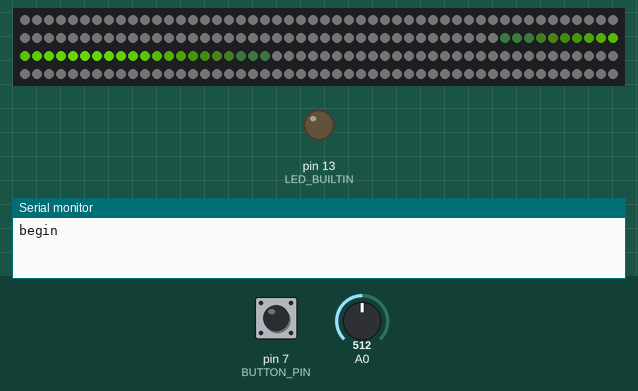
The sketch below on a simulated Arduino Uno, built with avr-gcc and run on an emulated ATmega328P. Parts: 200 RGB LEDs in strip order, left to right, continuing on the next row, output pins drawn as LEDs (lit = HIGH), the last lines printed to the serial monitor. Inputs (shaded band) come from the test bench; at power-on: pin 7 (BUTTON_PIN) LOW, A0 = 512. Dim RGB values are drawn brighter than linear; random numbers use the default seed unless the sketch sets one.

Above: at 1.5 s.
1.6 s: pin 7 (BUTTON_PIN) pulled HIGH for 1 s
At 3.15 s:
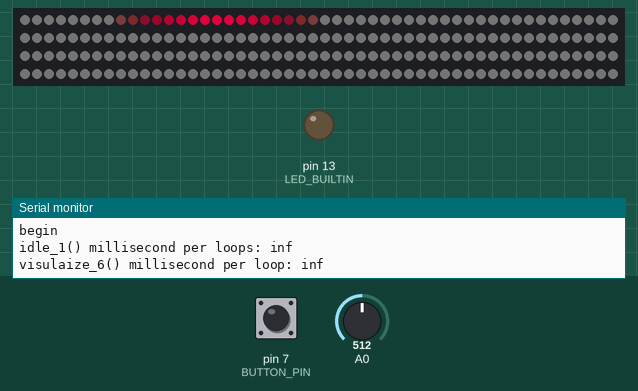
3.2 s: pin 7 (BUTTON_PIN) pulled HIGH for 0.15 s
6.3 s: pin 7 (BUTTON_PIN) pulled HIGH for 0.15 s
At 7.4 s:
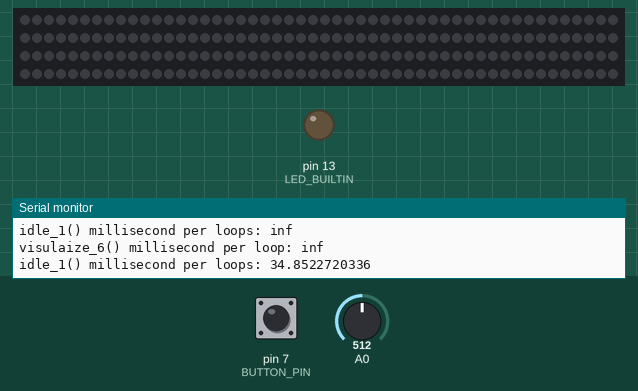
8.0 s: A0 set to 716
At 9.1 s:
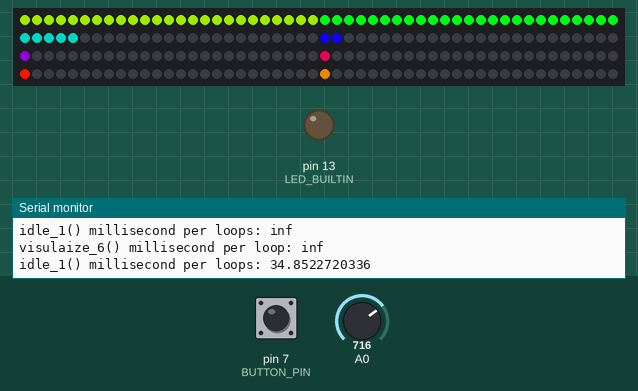
9.5 s: pin 7 (BUTTON_PIN) pulled HIGH for 3.2 s
At 13.1 s:
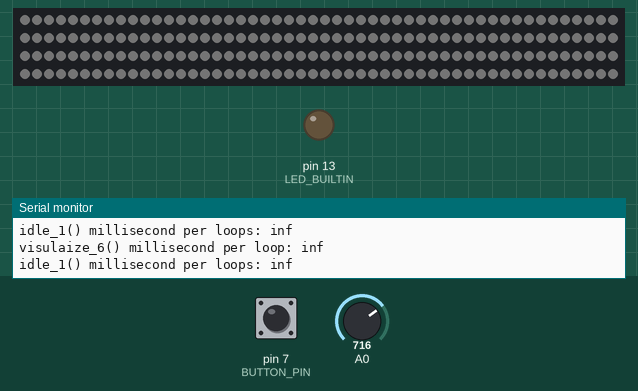
13.3 s: A0 set to 630
15.0 s: A0 set to 606
At 17.7 s:
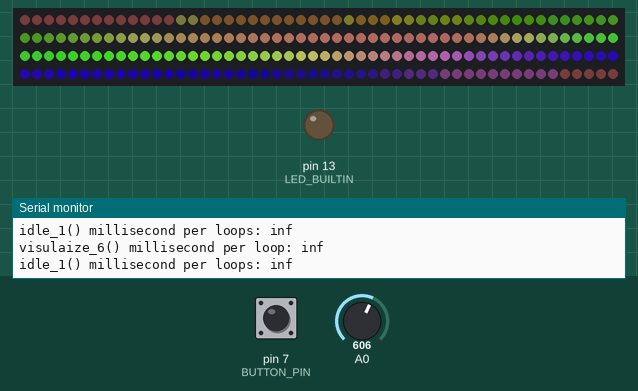
Timing chart, 0 to 17.9 s (numbered marks = the images above; inputs shaded):
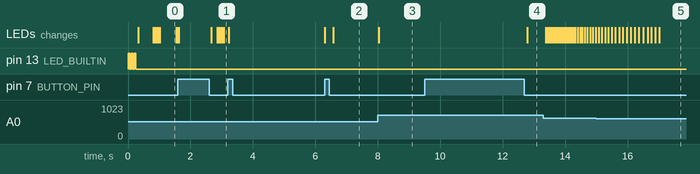

The sketch:

main.ino
```cpp
#include "arduinoFFT.h"
#include "FastLED.h"
//#inlcude "waves.h"
#include <SPI.h>
//#include <cmath>


#define BUTTON_PIN 7
bool buttonState;
//variables for LEDs
#define NUM_LEDS 200
#define DATA_PIN 6

CRGB leds[NUM_LEDS];

int normCoef = 1;
int maxH = 50;

//variables for FFT
#define SAMPLES 16             //Must be a power of 2
#define SAMPLING_FREQUENCY 2000 //Hz, must be less than 10000 due to ADC

arduinoFFT FFT = arduinoFFT();

unsigned int sampling_period_us;
unsigned long microseconds;

double vReal[SAMPLES];
double vImag[SAMPLES];

//functions
void runFFT();
void visualize();
double avg(double* nums, int start, int last);
double findMax(double* nums, int start, int last);
bool hasChanged();

struct Wave{
  int center;
  int radius;
  int amplitude;
  uint8_t hue;
  uint8_t saturation;
  uint8_t brightness;
};

void setup() {
  Serial.begin(115200);
  pinMode(LED_BUILTIN, OUTPUT);
  pinMode(BUTTON_PIN,INPUT);
  ADCSRA = 0b11100101;      // set ADC to free running mode and set pre-scalar to 32 (0xe5)
  ADMUX = 0b00000000;       // use pin A0 and external voltage reference

  FastLED.addLeds<NEOPIXEL, DATA_PIN>(leds, NUM_LEDS);
//  FastLED.setBrightness(100);

  sampling_period_us = round(1000000*(1.0/SAMPLING_FREQUENCY));

  for(int i=0; i<3;i++){
    digitalWrite(LED_BUILTIN, HIGH);
    delay(50);
    digitalWrite(LED_BUILTIN, LOW);
    delay(50);
  }
  Serial.println("begin");
}

void loop() {
//  test();
  random_bumps();
  idle_1();
//  visualize_1();
//  visualize_2();
  visualize_3();
//  visualize_4();
//  visualize_5();
  visualize_6();

}

void test(){
  unsigned long start = millis();
  unsigned long counter=0;
  while(!pressed()){
    approxSin(counter++);
  }
  unsigned long endTime = millis();
  double milsPerLoop = (endTime-start)/double(counter);
  Serial.print("test() milliseconds per ");
  Serial.print(counter);
  Serial.print(" loops: ");
  Serial.println(milsPerLoop,10);
}

void runFFT(){

  // ++ Sampling
  for(int i=0; i<SAMPLES; i++){
    microseconds = micros();

    while(!(ADCSRA & 0x10));        // wait for ADC to complete current conversion ie ADIF bit set
    ADCSRA = 0b11110101 ;               // clear ADIF bit so that ADC can do next operation (0xf5)
    int value = ADC - 512 ;                 // Read from ADC and subtract DC offset caused value
    vReal[i]= value/8;                      // Copy to bins after compressing
    vImag[i] = 0;

    while(micros() < (microseconds + sampling_period_us));
  }
   // -- Sampling

    /*FFT*/
  FFT.Windowing(vReal, SAMPLES, FFT_WIN_TYP_HAMMING, FFT_FORWARD);
  FFT.Compute(vReal, vImag, SAMPLES, FFT_FORWARD);
  FFT.ComplexToMagnitude(vReal, vImag, SAMPLES);
//  for(int i=0; i<SAMPLES/2; i++){
//    vReal[i] = constrain(vReal[i],0,100);            // set max & min values for buckets
//    vReal[i] = map(vReal[i], 0, 100, 0, maxH);
//  }
}

//Profile for controlling the LED strip.
//Reacts to audio input.
void visualize_1(){
  unsigned long start = millis();
  int counter=0;

  double absoluteMax = 0;
  int bassMax=1;
  int bassTemp;
  uint8_t whiteOut = 1; //if the bass maxes out, the background will be "whited out" and will decay
  uint8_t hue=0;

  while(!pressed()){
    bassMax-=2;//decrement the bass max (causes a decay effect)
    hue++;    //cycles through all the colors
    counter++;
    if(whiteOut>10) whiteOut-=10;//decrement the "whiteOut" effect only (if condition is there so it doesn't loop infinitely)

    runFFT();
    FastLED.clear();

    //bass visualization
    bassTemp = findMax(vReal,0,SAMPLES/8); //largest number in the first quarter of vReal[]
//    bassTemp = vReal[1];//initial value to determine how many leds to light up in relation to the bass
    if(bassTemp>NUM_LEDS/4){
      bassTemp = NUM_LEDS/4;
      whiteOut = 255;
    }

    if(absoluteMax<bassTemp) absoluteMax = bassTemp;
    bassTemp = map(bassTemp,0,absoluteMax*1.1,0,NUM_LEDS/2);
    if(bassTemp>bassMax) bassMax = bassTemp;

    //white out background
    for(int i=0; i<NUM_LEDS && whiteOut>0; i++){
      leds[i] = CHSV(0,0,whiteOut);
    }

    //set color values
    for(int i=0; i<bassMax && bassMax<NUM_LEDS/2; i++){
      if(bassMax<NUM_LEDS/8*3){
        leds[i] = CHSV(hue,255,255);
        leds[NUM_LEDS-1-i] = CHSV(hue,255,255);
      }else{
        leds[i] = CHSV(hue,(-255*4/NUM_LEDS)*((bassMax)-(NUM_LEDS/2)),255);
        leds[NUM_LEDS-1-i] = CHSV(hue,(-255*4/NUM_LEDS)*((bassMax)-(NUM_LEDS/2)),255);
      }
    }
    FastLED.show();
  }
  //for testing speed
  unsigned long endTime = millis();
  double milsPerLoop = (endTime-start)/double(counter);
  Serial.print("visulaize_1() millisecond per loops: ");
  Serial.println(milsPerLoop,10);
}

//similar to visualize_1() except a treble visualization is added
void visualize_2(){
  unsigned long start = millis();
  int counter=0;

  int bassMax=1,trebMax=1;
  int bassTemp,trebTemp;
  uint8_t whiteOut = 1; //if the bass maxes out, the background will be "whited out" and will decay
  uint8_t hue=0;

  while(!pressed()){
    bassMax--;
    trebMax--;
    counter++;
    hue++;
    if(whiteOut>10) whiteOut-=10;

    runFFT();

    FastLED.clear();

    //bass visualization
//    bassTemp = findMax(vReal,0,SAMPLES/8); //largest number in the first quarter of vReal[]
    bassTemp = int(vReal[0]);
    if(bassTemp>NUM_LEDS/4){
      bassTemp = NUM_LEDS/4;
      whiteOut = 255;
    }
    if(bassTemp>bassMax) bassMax = bassTemp;

    //white out background
    for(int i=0; i<NUM_LEDS && whiteOut>0; i++){
      leds[i] = CHSV(0,0,whiteOut);
    }

    for(int i=0; i<bassMax*normCoef*2 && bassMax*normCoef*2<NUM_LEDS/2; i++){
      if(bassMax*normCoef*2<NUM_LEDS/8*3){
        leds[i] = CHSV(hue,255,255);
        leds[NUM_LEDS-1-i] = CHSV(hue,255,255);
      }else{
        leds[i] = CHSV(hue,(-255*4/NUM_LEDS)*((bassMax*normCoef*2)-(NUM_LEDS/2)),255);
        leds[NUM_LEDS-1-i] = CHSV(hue,(-255*4/NUM_LEDS)*((bassMax*normCoef*2)-(NUM_LEDS/2)),255);
      }
    }


        //treble visualization
        trebTemp = avg(vReal,SAMPLES/4-1,SAMPLES/4);
//        trebTemp = vReal[SAMPLES/8-1];
        if(trebTemp>NUM_LEDS/4) trebTemp = NUM_LEDS/4;
        if(trebTemp>trebMax) trebMax = trebTemp;

        for(int i=0; i<trebMax*normCoef && trebMax*normCoef<NUM_LEDS/2; i++){
          leds[NUM_LEDS/2+i] = CHSV(hue-120,255,255);
          leds[NUM_LEDS/2-i] = CHSV(hue-120,255,255);
        }

    //for(int i=0;i<NUM_LEDS; i++)leds[i] = CHSV(hue,255,255);
    FastLED.show();
  }
  //for testing speed
  unsigned long endTime = millis();
  double milsPerLoop = (endTime-start)/double(counter);
  Serial.print("visulaize_2() millisecond per loops: ");
  Serial.println(milsPerLoop,10);
}

//breaks up the LED strip into as many sections as there are frequency buckets
void visualize_3(){
  uint8_t hue = random8();
  while(!pressed()){
    FastLED.clear();
    runFFT();
    for(int i=0; i<SAMPLES/2; i++){
      for(int k=i*NUM_LEDS/(SAMPLES/2); k<i*NUM_LEDS/(SAMPLES/2)+vReal[i] && k<(i+1)*NUM_LEDS/(SAMPLES/2); k++){
        leds[k] = CHSV(hue+i*255/(SAMPLES/2),255,255);
      }
    }
    FastLED.show();
  }
}

//shows the first quarter frequency buckets in the same fashion as visualize_3()
void visualize_4(){
  uint8_t hue = random8();
  while(!pressed()){
    FastLED.clear();
    runFFT();
    for(int i=0; i<SAMPLES/8; i++){
      for(int k=i*NUM_LEDS/(SAMPLES/8); k<i*NUM_LEDS/(SAMPLES/8)+vReal[i] && k<(i+1)*NUM_LEDS/(SAMPLES/8); k++){
        leds[k] = CHSV(hue+i*255/(SAMPLES/8),255,255);
      }
    }
    FastLED.show();
  }
}

void visualize_5(){
  int len = 25;
  int bassDelay = 175;//time in milliseconds between creation of bass waves
  unsigned long lastBass=millis();
  double bassValue, bassAbsoluteMax=0;
  struct Wave bassWaves[len];
//  struct Wave midWaves[len];
//  struct Wave highWaves[len];
  int bassStart= 0, bassEnd= 0;
//  int midStart = 0, midEnd = 0;
//  int highStart= 0, highEnd= 0;
  //newWave(bassWaves,bassEnd++%len);
  while(!pressed()){
    runFFT();

    bassValue = findMax(vReal,0,SAMPLES/8); //largest number in the first quarter of vReal[]
    if(bassValue>bassAbsoluteMax) bassAbsoluteMax=bassValue;
    if(bassValue>bassAbsoluteMax*0.7 && bassDelay<millis()-lastBass){
      newWave(bassWaves,bassEnd++%len,0,10,random8(),255,255);
      lastBass = millis();
    }
    int count = bassStart%len;
    FastLED.clear();
    for(int count=bassStart%len; count%len!=bassEnd%len; count= ++count%len){

      struct Wave* thisWave = &bassWaves[count];

      for(int i=thisWave->center-thisWave->radius; i<thisWave->center+thisWave->radius; i++){

        if(i>-1 && i<NUM_LEDS+1){
//          Serial.print(127.5*(approxCos(3.14*(double(i)-thisWave->center)/thisWave->radius)+1));
//          Serial.print(" ");
          leds[i] = CHSV(thisWave->hue,thisWave->saturation, thisWave->brightness/2*(approxCos(3.14*(double(i)-thisWave->center)/thisWave->radius)+1));
        }
      }
      thisWave->center++;
      //thisWave->brightness = -255/(thisWave->radius+NUM_LEDS)*thisWave->center+255;
      if(thisWave->center-thisWave->radius > NUM_LEDS) bassStart = ++bassStart%len;
//      Serial.println();

    }
    FastLED.show();
  }
}

void visualize_6(){
  int len = 10; //size of arrays
  int bassDelay = 250;//time in milliseconds between creation of bass waves
  unsigned long lastBass=millis();
  unsigned long resetTime = millis();
  double bassValue, bassAbsoluteMax=0;
  struct Wave bassWaves[len];


//  struct Wave midWaves[len];
//  struct Wave highWaves[len];
  int bassStart= 0, bassEnd= 0;
//  int midStart = 0, midEnd = 0;
//  int highStart= 0, highEnd= 0;
  //newWave(bassWaves,bassEnd++%len);
  for(int i=0; i<len; i++) newWave(bassWaves,i,-100,0,0,0,0); //assigns a value to each wave in the array
  unsigned long counter=0;
  unsigned long startTime = millis();                                                              //to get rid of trash values
  while(!pressed()){
    runFFT();
    if(millis()-resetTime>10000){//resets the bass absolute max after 2 minutes
      resetTime=millis();
      bassAbsoluteMax /= 2;
    }
    bassValue = findMax(vReal,0,1); //largest number in the first quarter of vReal[]
//    bassValue = vReal[0];
    if(bassValue>bassAbsoluteMax) bassAbsoluteMax=bassValue;
    if(bassValue>bassAbsoluteMax*0.5 && bassDelay<millis()-lastBass){
      newWave(bassWaves,bassEnd%len,int(random(NUM_LEDS)),0,random8(),255,255);
      if(bassEnd++==bassStart-1) bassStart=++bassStart%len;
      lastBass = millis();
//      Serial.print(bassEnd);
//      Serial.print(" ");
    }
    int count = bassStart%len;
    FastLED.clear();
    for(int i=0; i<NUM_LEDS; i++) leds[i] = CHSV(0,0,1);      //creates a white background
    for(int count=bassStart%len; count%len!=bassEnd%len; count= ++count%len){

      struct Wave* thisWave = &bassWaves[count];
      int center = thisWave->center;
      int radius = thisWave->radius;
      double piDivRadius = 3.1415/thisWave->radius;
      double centerxPiDivRadius = thisWave->center*piDivRadius;
      double brightnessDiv2 = thisWave->brightness/2;
      for(int i=thisWave->center-thisWave->radius; i<thisWave->center+thisWave->radius; i++){

        if(i>-1 && i<NUM_LEDS+1){
//          Serial.print(127.5*(approxCos(3.14*(double(i)-thisWave->center)/thisWave->radius)+1));
//          Serial.print(" ");
//          leds[i] += CHSV(thisWave->hue,255, thisWave->brightness/2*(approxCos(3.14*(double(i)-thisWave->center)/thisWave->radius)+1));
          leds[i] += CHSV(thisWave->hue,255, brightnessDiv2*(approxCos(piDivRadius*i-centerxPiDivRadius))+brightnessDiv2);
        }
      }
      thisWave->radius+=2;
      thisWave->brightness-=5;
      //thisWave->brightness = -255/(thisWave->radius+NUM_LEDS)*thisWave->center+255;
      if(thisWave->brightness<1) bassStart = ++bassStart%len;
//      Serial.println();

    }
    counter++;
    FastLED.show();
  }
    //for testing speed
  unsigned long endTime = millis();
  double milsPerLoop = (endTime-startTime)/double(counter);
  Serial.print("visulaize_6() millisecond per loop: ");
  Serial.println(milsPerLoop,10);
}

void random_bumps(){
  int arrayStart= 0, arrayEnd= 0;                 //used to keep track of start and end points of array.
                                                  //New waves will be added at arrayEnd%10;
  const int len = 10;                             //size of arrays
  const int maxCyclesPerSecond = 30;
  double minTimePerLoop = 1000/maxCyclesPerSecond;//minimum time per cycle ("frames per second")
  unsigned long loopStartTime;                    //Used to keep tracl of how long a loop has lasted
  unsigned long nextWave =0;                      //will be assigned a random value. Time until next wave is created
  unsigned long lastWave = millis();

  struct Wave bassWaves[len];                     //array that stores all the waves

  for(int i=0; i<len; i++) newWave(bassWaves,i,-100,0,0,0,0); //assigns a value to each wave in the array
                                                              //to get rid of trash values
  while(!pressed()){
    loopStartTime = millis();
    if(millis()-lastWave>nextWave){     //resets the bass absolute max after 2 minutes
      newWave(bassWaves,arrayEnd++%len,int(map(random8(),0,255,0,NUM_LEDS)),0,random8(),255,255);
      lastWave=millis();
      nextWave=random(500,1500);
    }

    int count = arrayStart%len;
    FastLED.clear();
    for(int i=0; i<NUM_LEDS; i++) leds[i] = CHSV(0,0,1);      //creates a white background

    for(int count=arrayStart%len; count%len!=arrayEnd%len; count= ++count%len){
      struct Wave* thisWave = &bassWaves[count];

      for(int i=thisWave->center-thisWave->radius; i<thisWave->center+thisWave->radius; i++){
        if(i>-1 && i<NUM_LEDS+1){
          leds[i] += CHSV(thisWave->hue,thisWave->saturation, thisWave->brightness/2*(approxCos(3.14*(double(i)-thisWave->center)/thisWave->radius)+1));
        }
      }
      thisWave->radius++;
      thisWave->brightness-=3;
      if(thisWave->brightness<1){
        arrayStart = ++arrayStart%len; //iterate the start index of the array to lighten load
        thisWave->center = -1000;       //move the center of the wave far away to prevent wierd behavior
      }

    }
    while(millis()-loopStartTime<minTimePerLoop);
    FastLED.show();
  }
}

void newWave(struct Wave* arr, int index,int center,int radius,uint8_t hue,uint8_t saturation,uint8_t brightness){
  arr[index].center = center;
  arr[index].radius = radius;
  arr[index].hue = hue;
  arr[index].saturation = saturation;
  arr[index].brightness = brightness;
}

void idle_1(){
  unsigned long start = millis();
  int counter=0;

  uint8_t hue = 0;
  uint8_t phase = 0;
  while(!pressed()){
    FastLED.clear();
    counter++;
    phase++;
    hue++;
    for(int i=0; i<NUM_LEDS; i++){
      leds[i] = CHSV(uint8_t(i+hue),255,127*(-approxSin(0.05*i+.0246*phase)+1));
    }
    FastLED.show();
  }

  //for testing speed
  unsigned long endTime = millis();
  double milsPerLoop = (endTime-start)/double(counter);
  Serial.print("idle_1() millisecond per loops: ");
  Serial.println(milsPerLoop,10);
}


//finds the average from start to last inclusive
double avg(double* nums, int start, int last){
  double sum;
  for(int i = start; i < last+1; i++){
    sum += nums[i];
  }
  return sum/(last-start+1);
}

//finds the max from start to last inclusive
double findMax(double* nums, int start, int last){
  double temp=0;
  for(int i = start; i < last+1; i++){
    if(temp < nums[i]) temp = nums[i];
  }
  return temp;
}

double sum(double* nums, int start, int last){
  double temp=0;
  for(int i = start; i < last+1; i++){
    temp += nums[i];
  }
  return temp;
}

//uses two parabolas to approximate sine
//Can have error as high as 27%
//see https://www.desmos.com/calculator/vvd2lmtpwy
double approxSin(double theta){
  theta = fmod(theta,6.2832);
  if(theta<0){//since sine is an odd fuction, the results can be multiplied by (-1) if theta is (-)
    theta = -theta;
    if(theta<3.1416){
      return 0.405285*pow(theta-1.5708,2)-1; //-4(pi^-2)(theta-pi/2)^2+1
    }else{
      return  -0.405285*pow(theta-4.7124,2)+1; //4(pi^-2)(theta-3pi/2)^2-1
    }
  }

  if(theta<3.1416){
    return -0.405285*pow(theta-1.5708,2)+1; //-4(pi^-2)(theta-pi/2)^2+1
  }
  return  0.405285*pow(theta-4.7124,2)-1; //4(pi^-2)(theta-3pi/2)^2-1

}

//approximates cosine using parabolas.
//Can have error as high as 27%
//https://www.desmos.com/calculator/m7hfy64b4e
double approxCos(double theta){
  theta = fmod(theta,6.2832);
  if(theta<0) theta=-theta;
  if(theta<1.5708){
    return -0.405285*pow(theta,2)+1; //-4(pi^-2)(theta)^2+1
  }
  if(theta<4.7123){
    return 0.405285*pow(theta-3.1416,2)-1; //4(pi^-2)(theta-pi)^2-1
  }
  return -0.405285*pow(theta-6.2832,2)+1; //-4(pi^-2)(theta-2pi)^2+1
}

//returns true if the button is currntly pressed
bool pressed(){
  bool temp = digitalRead(BUTTON_PIN);
  if(temp!=0){
    delay(250);
    return 1;
  }
  return 0;
}
```

Measured:
- the behaviour switches between 616 and 615 on A0 (found by bisection; images 4 and 5)
- after the input at 8.0 s, the LEDs: change at once (image 3)
- after the input at 9.5 s, the LEDs: change after 3.3 s (image 4)
